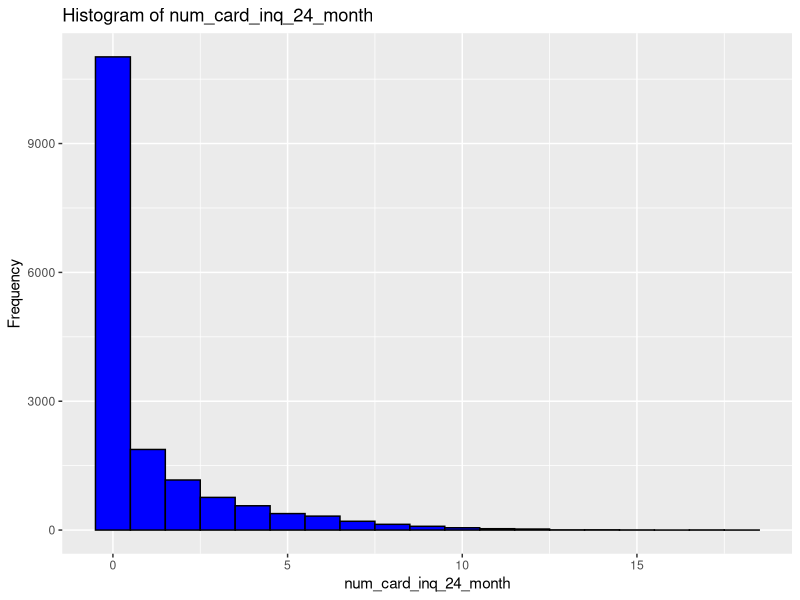
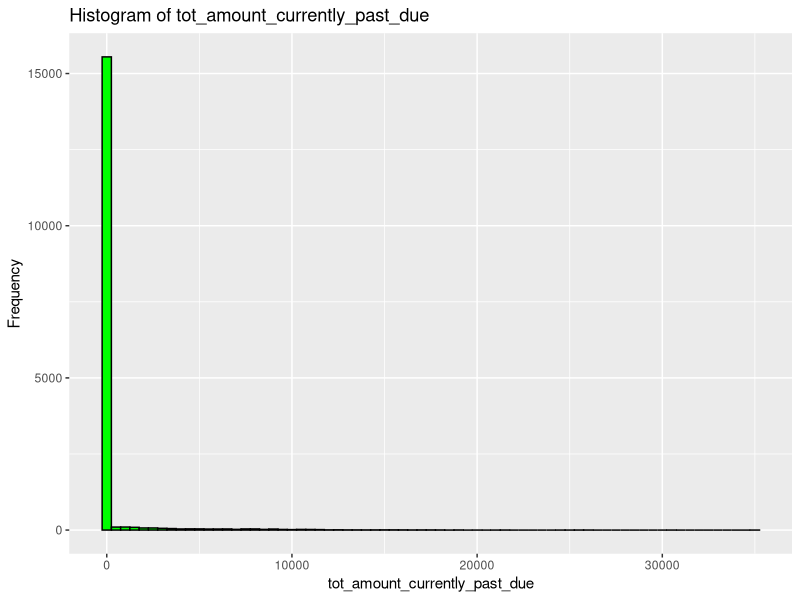
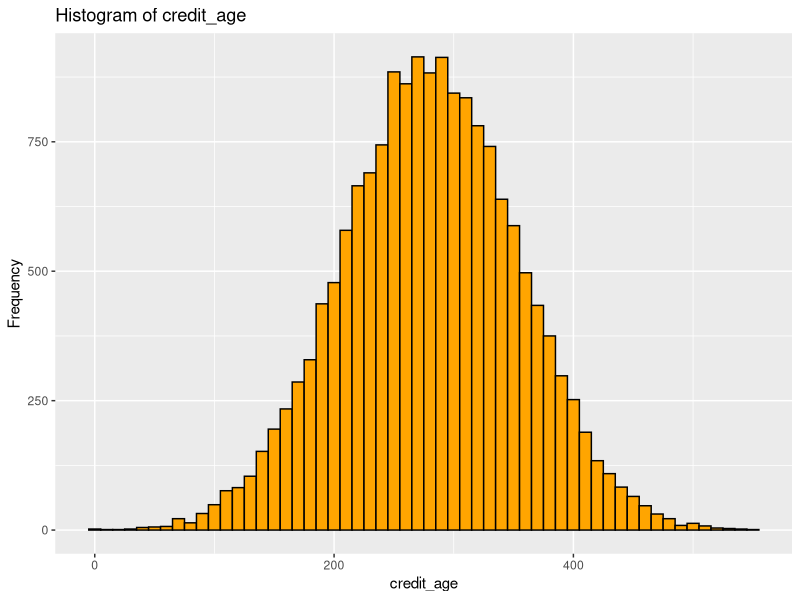
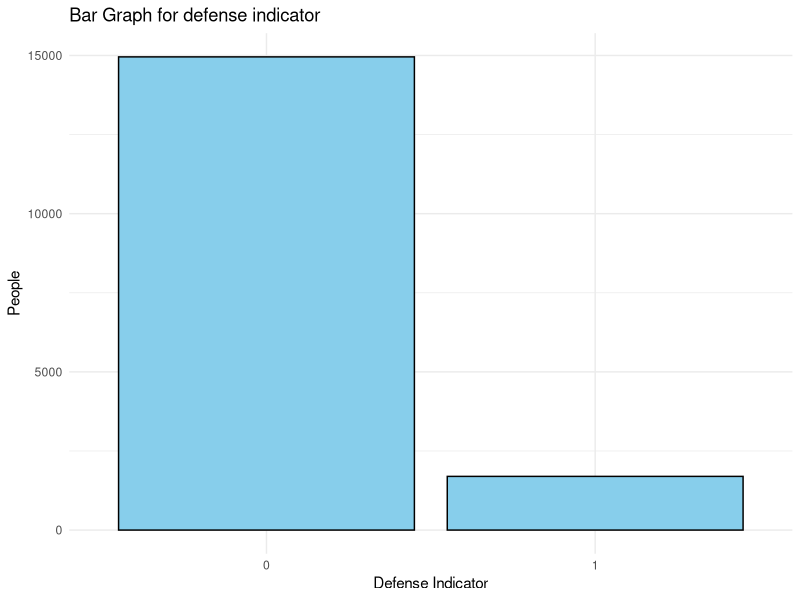
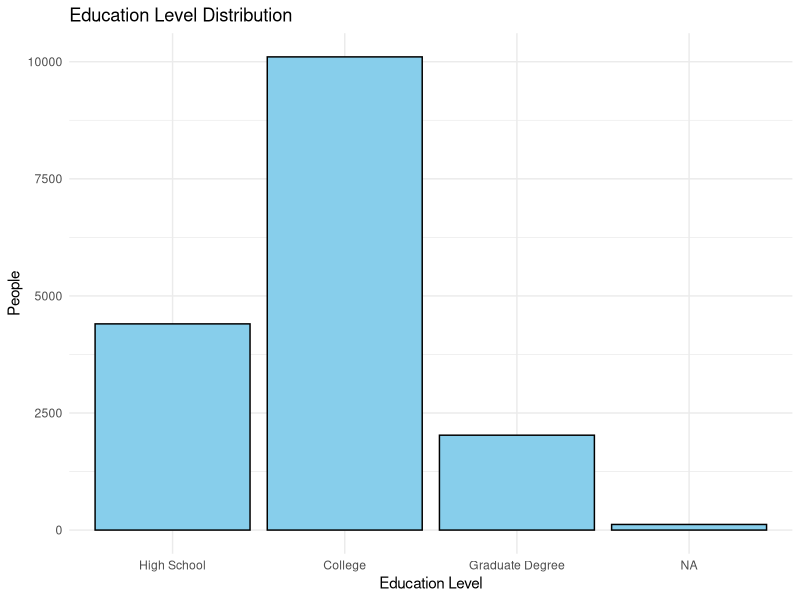
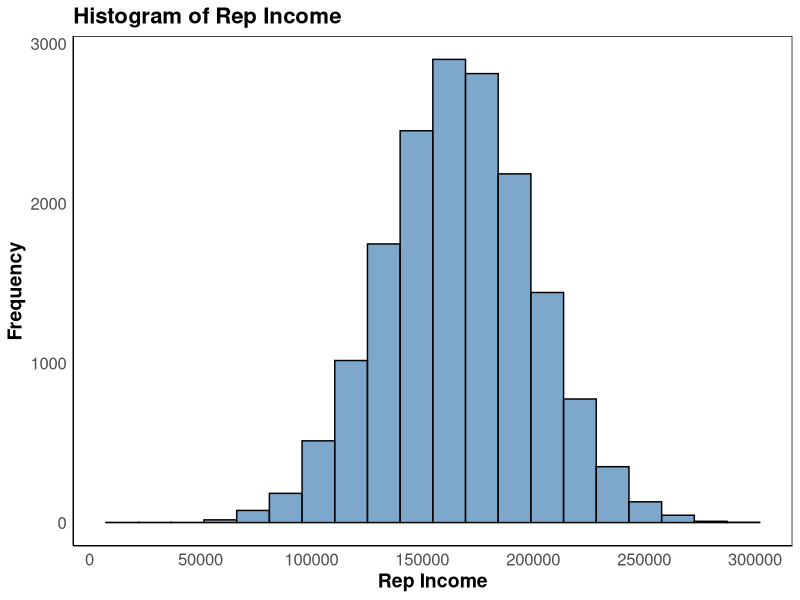
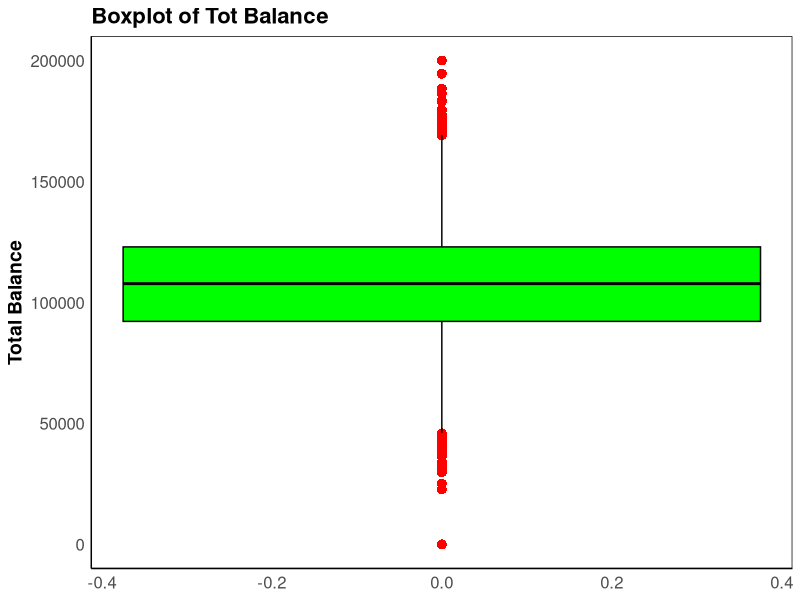

Source code (R) for these figures, in order:
## ---- chunk 1
knitr::opts_chunk$set(echo = TRUE)
## ---- chunk 2
dataset<-read.csv("loan_default_data_set.csv",header=T)

dataset_dimensions <- dim(dataset)


print(dataset_dimensions)


# 21 columns and 20,000 rows

## ---- chunk 3
column_names <- colnames(dataset)

print(column_names)

## ---- chunk 4
missing_values <- colMeans(is.na(dataset)) * 100

columns_with_missing <- names(missing_values[missing_values > 0])

print(data.frame(
  Column = columns_with_missing,
  Percentage_Missing = missing_values[columns_with_missing]
))


## ---- chunk 5
cleaned_dataset <- na.omit(dataset)

print(dim(cleaned_dataset))

#Now there are still 21 rows but only 16,653 columns.

## ---- chunk 6
library(dplyr)
summary_stats <- dataset %>%
  summary()

print(summary_stats)


## ---- chunk 7
library(ggplot2)
library(dplyr)

ggplot(cleaned_dataset, aes(x = num_card_inq_24_month)) +
  geom_histogram(binwidth = 1, fill = "blue", color = "black") +
  labs(title = "Histogram of num_card_inq_24_month", x = "num_card_inq_24_month", y = "Frequency")

ggplot(cleaned_dataset, aes(x = tot_amount_currently_past_due)) +
  geom_histogram(binwidth = 500, fill = "green", color = "black") +
  labs(title = "Histogram of tot_amount_currently_past_due", x = "tot_amount_currently_past_due", y = "Frequency")

ggplot(cleaned_dataset, aes(x = credit_age)) +
  geom_histogram(binwidth = 10, fill = "orange", color = "black") +
  labs(title = "Histogram of credit_age", x = "credit_age", y = "Frequency")

#The shapes of the histograms confirm the skewness that I found in part b.

## ---- chunk 8
library(dplyr)

education_mapping <- c("high_school" = 1, "college" = 2, "graduate" = 3)

your_dataset <- cleaned_dataset %>%
  mutate(rep_education_numeric = as.numeric(factor(rep_education, levels = names(education_mapping), labels = education_mapping)))

your_dataset

## ---- chunk 9
library(ggplot2)

def_ind_col <- cleaned_dataset$Def_ind

ggplot(cleaned_dataset, aes(x = factor(def_ind_col))) +
  geom_bar(fill = "skyblue", color = "black") +
  labs(title = "Bar Graph for defense indicator",
       x = "Defense Indicator",
       y = "People") +
  theme_minimal()
# If "def_ind" stands for "defense indicator," it might be related to fraud detection or security measures. Again, a value of 0 could signify no issue or no defensive action needed, while a value of 1 might indicate a flagged transaction that required some form of defensive action. This means that the the y axis is the number of people that have been flagged on a transaction and it required a form of defensive action. 
## ---- chunk 10
your_dataset$rep_education <- factor(your_dataset$rep_education_numeric, levels = c(1, 2, 3),
                                   labels = c("High School", "College", "Graduate Degree"))

# Plot a bar graph
ggplot(your_dataset, aes(x = rep_education)) +
  geom_bar(fill = "skyblue", color = "black") +
  labs(title = "Education Level Distribution",
       x = "Education Level",
       y = "People") +
  theme_minimal()


## ---- chunk 11
library(ggplot2)

# Assuming your_dataset is your data frame and rep_income is the column of interest
ggplot(your_dataset, aes(x = rep_income)) +
  geom_histogram(fill = "steelblue", color = "black", bins = 20, alpha = 0.7) +
  labs(title = "Histogram of Rep Income",
       x = "Rep Income",
       y = "Frequency") +
  theme_minimal() +
  theme(panel.grid.minor = element_blank(),
        panel.grid.major = element_blank(),
        panel.background = element_rect(fill = "white"),
        axis.line = element_line(color = "black"),
        axis.text = element_text(size = 12),
        axis.title = element_text(size = 14, face = "bold"),
        plot.title = element_text(size = 16, face = "bold"),
        legend.position = "none") +
  scale_x_continuous(breaks = c(0, 50000, 100000, 150000, 200000,250000,300000))  # Adjust the values as needed

# Adjust other elements based on your preferences
## ---- chunk 12
library(ggplot2)

# Assuming your_dataset is your data frame and tot_balance is the column of interest
ggplot(your_dataset, aes(y = tot_balance)) +
  geom_boxplot(fill = "green", color = "black", outlier.colour = "red", outlier.shape = 16, outlier.size = 3) +
  labs(title = "Boxplot of Tot Balance",
       y = "Total Balance") +
  theme_minimal() +
  theme(panel.grid.minor = element_blank(),
        panel.grid.major = element_blank(),
        panel.background = element_rect(fill = "white"),
        axis.line = element_line(color = "black"),
        axis.text = element_text(size = 12),
        axis.title = element_text(size = 14, face = "bold"),
        plot.title = element_text(size = 16, face = "bold"))

# Calculate and print the five-number summary
summary(your_dataset$tot_balance)

# Identify and print outliers
outliers <- boxplot(your_dataset$tot_balance, plot = FALSE)$out
if(length(outliers) > 0) {
  cat("Outliers:", outliers, "\n")
} else {
  cat("No outliers.\n")
}

#There are outliers:37213.81, 176118.3, 175548.2, 174991.2, 45908.84, 172021.5, 188251, 177612.9, 30917.23, 31931.05, 41069.3, 31215.3, 43069.16, 33995.84, 44202.58, 44532.17, 174821.7, 39126.32, 37189.69, 45624.69,  36256.21, 30780.03, 176207, 45371.69, 179531.1, 45126.65, 172831.9, 37431.07, 43972.68, 41012.27, 176225.8, 172820.9, 37724.46, 173917.2, 41043.34, 170626.7, 43349.1, 175988.7, 182871.6, 44179.22, 41462.38, 44474.37, 175710.4 169497.9, 44099.11, 38838.7, 172062.1, 45218.49, 45238.39, 173751.8, 171941.5, 2e+05, 170562.1, 169207.1, 22812.25 42402.89 45528.07, 171547.4, 43154.35, 45639, 45068.05, 175989.7, 183558.7, 174756.9, 29795.5, 186386.2, 174318.3 172251.3 194486 173533.1, 33319.34, 39744.14, 45505.23, 36839.24, 174664.6, 36874.44, 170056.6, 169129.4, 25018.42 169498 45355.74 32057.66, 172878, 172258.7, 45905.18, 43076.09, 40345.16, 
